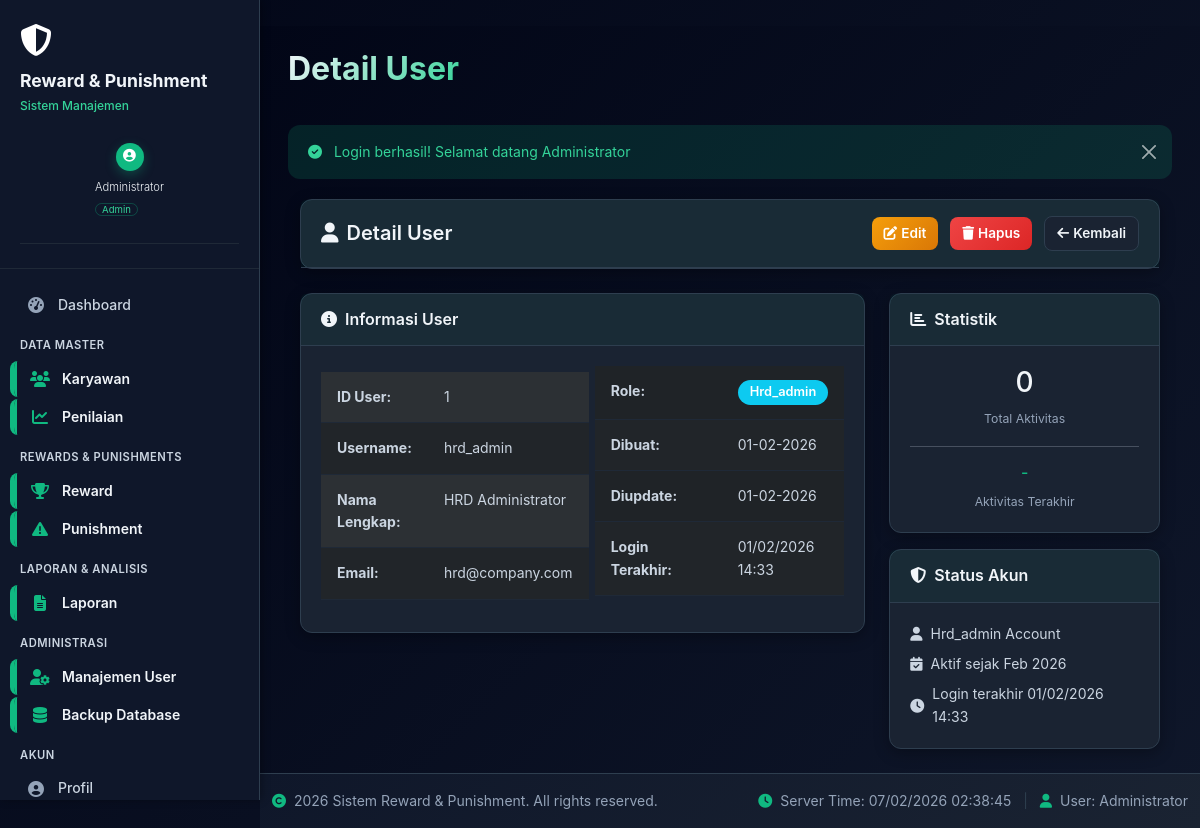
The app's page /users/view.php?id=1 (signed in) with its own data.
### tables this page shows
CREATE TABLE `users` (
  `id` int(11) NOT NULL,
  `username` varchar(50) NOT NULL,
  `password` varchar(255) NOT NULL,
  `nama` varchar(100) NOT NULL,
  `email` varchar(100) DEFAULT NULL,
  `role` enum('hrd_admin','direktur','admin','manager','user') DEFAULT 'user',
  `permissions` text DEFAULT NULL,
  `foto` varchar(255) DEFAULT NULL,
  `last_login` datetime DEFAULT NULL,
  `created_at` timestamp NOT NULL DEFAULT current_timestamp(),
  `updated_at` timestamp NOT NULL DEFAULT current_timestamp() ON UPDATE current_timestamp()
);

### config/database.php (called while the page is built, shortened)
<?php
function connectDB() {
    static $conn = null;
    if ($conn !== null && $conn->ping()) {
        return $conn;
    }
    try {
        $conn = mysqli_init();
        mysqli_options($conn, MYSQLI_OPT_CONNECT_TIMEOUT, 10);
        mysqli_options($conn, MYSQLI_OPT_READ_TIMEOUT, 30);
        mysqli_ssl_set($conn, NULL, NULL, NULL, NULL, NULL);
        mysqli_query($conn, "SET time_zone = '+07:00'");
        mysqli_query($conn, "SET SQL_MODE = 'NO_AUTO_VALUE_ON_ZERO'");
        mysqli_query($conn, "SET AUTOCOMMIT = 1");
        return $conn;
    } catch (Exception $e) {
        error_log('Database Connection Error: ' . $e->getMessage());
        if (DEBUG_MODE) {
            die('<div style="background: #f8d7da; color: #721c24; padding: 20px; border-radius: 5px; margin: 20px;">
                    <h3>Database Connection Error</h3>
                    <p><strong>Message:</strong> ' . htmlspecialchars($e->getMessage()) . '</p>
                    <p><strong>Host:</strong> ' . DB_HOST . '</p>
                    <p><strong>Database:</strong> ' . DB_NAME . '</p>
                    <p><small>Check your database configuration in config/database.php</small></p>
                </div>');
        } else {
            die('<div style="background: #f8d7da; color: #721c24; padding: 20px; border-radius: 5px; margin: 20px;">
                    <h3>System Maintenance</h3>
                    <p>The system is currently undergoing maintenance. Please try again later.</p>
                </div>');
        }
    }
}
function executeQuery($sql, $params = []) {
    $conn = connectDB();
    try {
        if (!empty($params)) {
            $stmt = mysqli_prepare($conn, $sql);
            $types = '';
            $bind_params = [];
            foreach ($params as $param) {
                if (is_int($param)) {
                    $types .= 'i';
                } elseif (is_float($param)) {
                    $types .= 'd';
                } else {
                    $types .= 's';
                }
                $bind_params[] = &$param;
            }
            array_unshift($bind_params, $types);
            call_user_func_array([$stmt, 'bind_param'], $bind_params);
            if (!mysqli_stmt_execute($stmt)) {
                throw new Exception('Execute statement failed: ' . mysqli_error($conn));
            }
            $result = mysqli_stmt_get_result($stmt);
            return $result;
        } else {
            $result = mysqli_query($conn, $sql);
            if (!$result) {
                throw new Exception('Query execution failed: ' . mysqli_error($conn));
            }
            return $result;
        }
    } catch (Exception $e) {
        error_log('Query Error: ' . $e->getMessage() . ' | SQL: ' . $sql);
        if (DEBUG_MODE) {
            die('<div style="background: #fff3cd; color: #856404; padding: 20px; border-radius: 5px; margin: 20px;">
                    <h3>Query Error</h3>
                    <p><strong>Message:</strong> ' . htmlspecialchars($e->getMessage()) . '</p>
                    <p><strong>SQL:</strong> <code>' . htmlspecialchars($sql) . '</code></p>
                </div>');
        }
        return false;
    }
}
function getSingleRow($sql, $params = []) {
    $result = executeQuery($sql, $params);
    if ($result && mysqli_num_rows($result) > 0) {
        return mysqli_fetch_assoc($result);
    }
    return null;
}
?>

### users/view.php (the view, shortened to what this page needs)
<?php
require_once '../includes/functions.php';
$id = intval($_GET['id']);
$user = getSingleRow("SELECT * FROM users WHERE id = ?", [$id]);
$activity_stats = [];
if (tableExists('activity_log')) {
    $activity_stats = getSingleRow("
        SELECT
            COUNT(*) as total_activities,
            MAX(created_at) as last_activity
        FROM activity_log
        WHERE user_id = ?
    ", [$id]);
}
?>
<?php include '../includes/header.php'; ?>
<div class="container-fluid">
    <div class="row mb-4">
        <div class="col-12">
            <div class="card">
                <div class="card-header d-flex justify-content-between align-items-center">
                    <h5 class="card-title mb-0">
                        <i class="fas fa-user me-2"></i>Detail User
                    </h5>
                    <div>
                        <?php if (isAdmin()): ?>
                            <a href="edit.php?id=<?php echo $id; ?>" class="btn btn-warning btn-sm me-2">
                                <i class="fas fa-edit me-1"></i>Edit
                            </a>
                            <a href="delete.php?id=<?php echo $id; ?>" class="btn btn-danger btn-sm me-2"
                               onclick="return confirm('Apakah Anda yakin ingin menghapus user ini?')">
                                <i class="fas fa-trash me-1"></i>Hapus
                            </a>
                        <?php endif; ?>
                        <a href="index.php" class="btn btn-secondary btn-sm">
                            <i class="fas fa-arrow-left me-1"></i>Kembali
                        </a>
                    </div>
                </div>
            </div>
        </div>
    </div>
    <div class="row">
        <div class="col-lg-8">
            <div class="card">
                <div class="card-header">
                    <h6 class="card-title mb-0">
                        <i class="fas fa-info-circle me-2"></i>Informasi User
                    </h6>
                </div>
                <div class="card-body">
                    <div class="row">
                        <div class="col-md-6">
                            <table class="table table-borderless">
                                <tr>
                                    <td width="140"><strong>ID User:</strong></td>
                                    <td><?php echo $user['id']; ?></td>
                                </tr>
                                <tr>
                                    <td><strong>Username:</strong></td>
                                    <td><?php echo htmlspecialchars($user['username']); ?></td>
                                </tr>
                                <tr>
                                    <td><strong>Nama Lengkap:</strong></td>
                                    <td><?php echo htmlspecialchars($user['nama']); ?></td>
                                </tr>
                                <tr>
                                    <td><strong>Email:</strong></td>
                                    <td><?php echo htmlspecialchars($user['email']); ?></td>
                                </tr>
                            </table>
                        </div>
                        <div class="col-md-6">
                            <table class="table table-borderless">
                                <tr>
                                    <td width="140"><strong>Role:</strong></td>
                                    <td>
                                        <span class="badge bg-<?php
                                            echo $user['role'] == 'admin' ? 'danger' :
                                                 ($user['role'] == 'manager' ? 'warning' : 'info');
                                        ?> fs-6">
                                            <?php echo ucfirst($user['role']); ?>
                                        </span>
                                    </td>
                                </tr>
                                <tr>
                                    <td><strong>Dibuat:</strong></td>
                                    <td><?php echo formatDate($user['created_at']); ?></td>
                                </tr>
                                <tr>
                                    <td><strong>Diupdate:</strong></td>
                                    <td><?php echo $user['updated_at'] ? formatDate($user['updated_at']) : '-'; ?></td>
                                </tr>
                                <tr>
                                    <td><strong>Login Terakhir:</strong></td>
                                    <td><?php echo $user['last_login'] ? formatDate($user['last_login'], 'd/m/Y H:i') : '-'; ?></td>
                                </tr>
                            </table>
                        </div>
                    </div>
                </div>
            </div>
        </div>
        <div class="col-lg-4">
            <div class="card">
                <div class="card-header">
                    <h6 class="card-title mb-0">
                        <i class="fas fa-chart-bar me-2"></i>Statistik
                    </h6>
                </div>
                <div class="card-body">
                    <?php if (!empty($activity_stats)): ?>
                        <div class="text-center mb-3">
                            <div class="h3 text-primary"><?php echo $activity_stats['total_activities']; ?></div>
                            <small class="text-muted">Total Aktivitas</small>
                        </div>
                        <hr>
                        <div class="text-center">
                            <div class="h6 text-success">
                                <?php echo $activity_stats['last_activity'] ? formatDate($activity_stats['last_activity'], 'd/m/Y H:i') : '-'; ?>
                            </div>
                            <small class="text-muted">Aktivitas Terakhir</small>
                        </div>
                    <?php endif; ?>
                </div>
            </div>
            <div class="card mt-3">
                <div class="card-header">
                    <h6 class="card-title mb-0">
                        <i class="fas fa-shield-alt me-2"></i>Status Akun
                    </h6>
                </div>
                <div class="card-body">
                    <div class="d-flex align-items-center mb-2">
                        <i class="fas fa-<?php echo $user['role'] == 'admin' ? 'crown' : ($user['role'] == 'manager' ? 'user-tie' : 'user'); ?> me-2"></i>
                        <span><?php echo ucfirst($user['role']); ?> Account</span>
                    </div>
                    <div class="d-flex align-items-center mb-2">
                        <i class="fas fa-calendar-check me-2"></i>
                        <span>Aktif sejak <?php echo formatDate($user['created_at'], 'M Y'); ?></span>
                    </div>
                    <?php if ($user['last_login']): ?>
                        <div class="d-flex align-items-center">
                            <i class="fas fa-clock me-2"></i>
                            <span>Login terakhir <?php echo $user['last_login'] ? formatDate($user['last_login'], 'd/m/Y H:i') : 'Belum pernah'; ?></span>
                        </div>
                    <?php endif; ?>
                </div>
            </div>
        </div>
    </div>
</div>
<?php include '../includes/footer.php'; ?>

### assets/css/dark-ui.css (style rules this page uses)
:root { --bg-primary: #0f172a; --bg-secondary: #1a2332; --bg-tertiary: #243447; --bg-dark: #020617; --accent-green: #10b981; --accent-green-light: #34d399; --accent-green-dark: #059669; --text-primary: #f1f5f9; --text-secondary: #cbd5e1; --text-muted: #94a3b8; --success: #10b981; --warning: #f59e0b; --danger: #ef4444; --info: #3b82f6; --reward-color: #10b981; --punishment-color: #ef4444; --card-bg: #1a2332; --border-color: #2e3e4f; --border-subtle: #1f2937; --shadow-soft: 0 4px 15px rgba(0, 0, 0, 0.3); --shadow-md: 0 8px 25px rgba(0, 0, 0, 0.4); --border-radius: 12px; --transition: all 0.3s cubic-bezier(0.4, 0, 0.2, 1); }
* { margin: 0; padding: 0; box-sizing: border-box; }
html { scroll-behavior: smooth; }
body { background: linear-gradient(135deg, var(--bg-dark) 0%, var(--bg-primary) 100%); color: var(--text-primary); font-family: 'Inter', 'Poppins', -apple-system, BlinkMacSystemFont, 'Segoe UI', sans-serif; font-weight: 400; font-size: 14px; line-height: 1.6; min-height: 100vh; overflow-x: hidden; }
.card { background: var(--card-bg) !important; border: 1px solid var(--border-color) !important; border-radius: var(--border-radius) !important; box-shadow: var(--shadow-soft) !important; transition: var(--transition) !important; color: var(--text-primary) !important; }
.card-header { background: rgba(16, 185, 129, 0.05) !important; border-bottom: 1px solid var(--border-color) !important; padding: 16px 20px !important; }
.card-title { color: var(--text-primary) !important; font-weight: 600 !important; margin-bottom: 0 !important; }
.card-body { padding: 20px !important; color: var(--text-secondary) !important; }
.btn { border-radius: 8px !important; font-weight: 600 !important; transition: var(--transition) !important; border: none !important; padding: 10px 16px !important; font-size: 0.95rem !important; }
.btn-secondary { background: var(--card-bg) !important; color: var(--text-primary) !important; border: 1px solid var(--border-color) !important; }
.btn-danger { background: linear-gradient(135deg, var(--danger) 0%, #dc2626 100%) !important; color: white !important; }
.btn-warning { background: linear-gradient(135deg, var(--warning) 0%, #d97706 100%) !important; color: white !important; }
.btn-sm { padding: 6px 12px !important; font-size: 0.85rem !important; }
.table { color: var(--text-secondary) !important; border-collapse: collapse; }
.table tbody td { border-bottom: 1px solid var(--border-subtle) !important; padding: 14px 16px !important; color: var(--text-secondary) !important; }
.table tbody tr { transition: var(--transition) !important; }
.table-striped tbody tr:nth-of-type(odd) { background: rgba(16, 185, 129, 0.03) !important; }
.badge { border-radius: 20px !important; font-weight: 600 !important; padding: 6px 12px !important; font-size: 0.8rem !important; }
.text-primary { color: var(--text-primary) !important; }
.text-muted { color: var(--text-muted) !important; }
.text-success { color: var(--success) !important; }
.fade-in { animation: fadeIn 0.3s ease-out; }

### records on screen
users: id "1", username "hrd_admin", nama "HRD Administrator", email "hrd@company.com", role "Hrd_admin", created_at "01-02-2026", updated_at "01-02-2026", last_login "01/02/2026 14:33", created_at "Feb 2026"

### other values on screen
$current_user['nama'] "Administrator"
$item['label'] "Dashboard"
$item['section'] "DATA MASTER"
$item['label'] "Karyawan"
$item['label'] "Penilaian"
$item['section'] "REWARDS & PUNISHMENTS"
$item['label'] "Reward"
$item['label'] "Punishment"
$item['section'] "LAPORAN & ANALISIS"
$item['label'] "Laporan"
$item['section'] "ADMINISTRASI"
$item['label'] "Manajemen User"
$item['label'] "Backup Database"
$item['section'] "AKUN"
$item['label'] "Profil"
